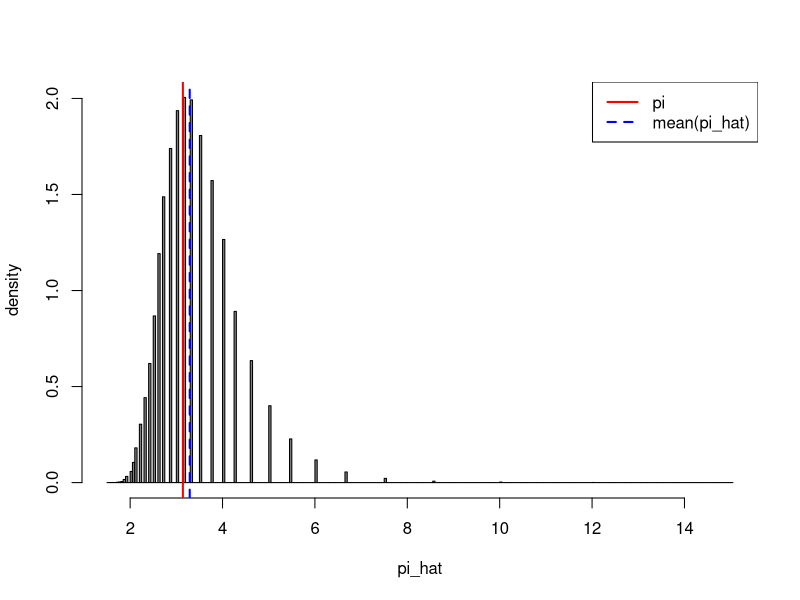
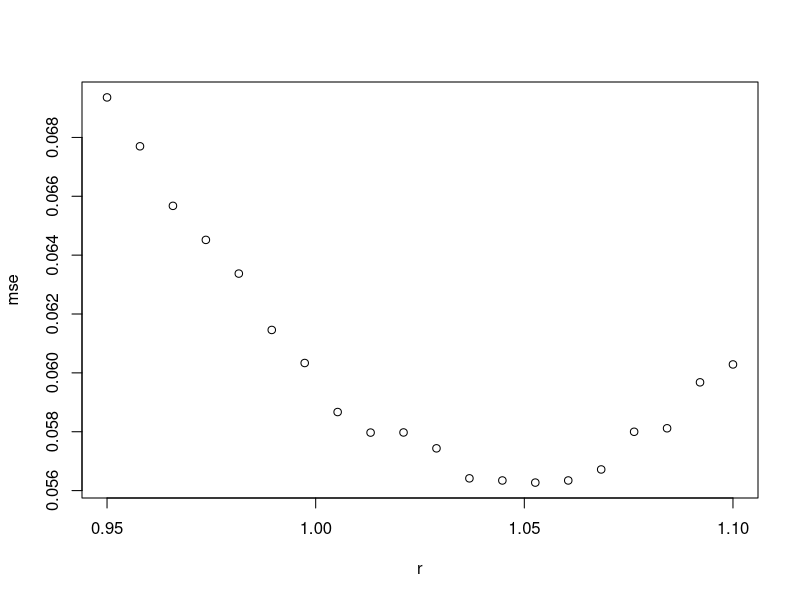

These charts were generated, in order, by the following R code:


#------------------------------------------------------------------------------
# Estimate pi using Buffon's needle method 
#  -n- needle drops
#  -r- ratio between length of needle L and width of board D: r=L/D
#  returns -one- estimation of pi using Buffon's needle estimator (n, r)

estim_pi <- function(n, r) {
	x1 <- runif(n, min=0, max=1)
	theta <- runif(n, min=-pi/2, max=pi/2)
	x2 <- x1 + sin(theta)*r
	ns <- sum(x2 > 1 | x2 < 0)
	return(2*n/ns*r)
}




#------------------------------------------------------------------------------
# Compute -one- estimation of pi using n=100 and r=0.3

n <- 100
r <- 0.3
estim_pi(n, r)




#------------------------------------------------------------------------------
# Compute -nrep- independant estimations of pi
#  to characterize Buffon's needle estimator (n=100 and r=0.3)
#  repeat estimation nrep=100000 times
#  store results in -res-
#  draw histogram 
#  compute mean, variance and mse 

nrep <- 100000
res <- rep(NA, nrep)
for (i in 1:nrep) {
	res[i] <- estim_pi(n, r)
}

require(MASS)
truehist(res, col="gray50", xlab="pi_hat", ylab="density")
abline(v=pi, col="red", lwd=2)

m <- mean(res)
s2 <- var(res)
mse <- sum((res-pi)^2)/nrep
print(m)
print(s2)
print(mse)

abline(v=m, col="blue", lwd=2, lty=2)

legend("topright", lwd=2, col=c("red", "blue"), lty=c(1, 2), legend=c("pi", "mean(pi_hat)"))




#------------------------------------------------------------------------------
# Compute -mse- of Buffon's needle estimator (n, r)
#  using -nrep- independant simulations
#  store results in -res-
#  draw histogram 
#  compute mean, variance and mse 

mse_pi <- function(nrep, n, r) {
	res <- rep(NA, nrep)
	for (i in 1:nrep) {
		res[i] <- estim_pi(n, r)
	}
	return(sum((res-pi)^2)/nrep)
}



#------------------------------------------------------------------------------
# Compute -mse- of Buffon's needle estimator (n=100, r)
#  using nrep=10000 independant simulations
#  for r ratio varying from 0.1 to 2.0

n <- 100
nrep <- 100000

r_vec <- seq(from=0.1, to=2.0, by=0.05)
r_vec <- seq(from=0.95, to=1.1, len=20)
m <- length(r_vec)
mse_vec <- rep(NA, m)
for (i in 1:m) {
	mse_vec[i] <- mse_pi(nrep, n, r_vec[i])
}

mse_vec[mse_vec == Inf] <- NA
print(mse_vec)
plot(r_vec, mse_vec, xlab="r", ylab="mse")



